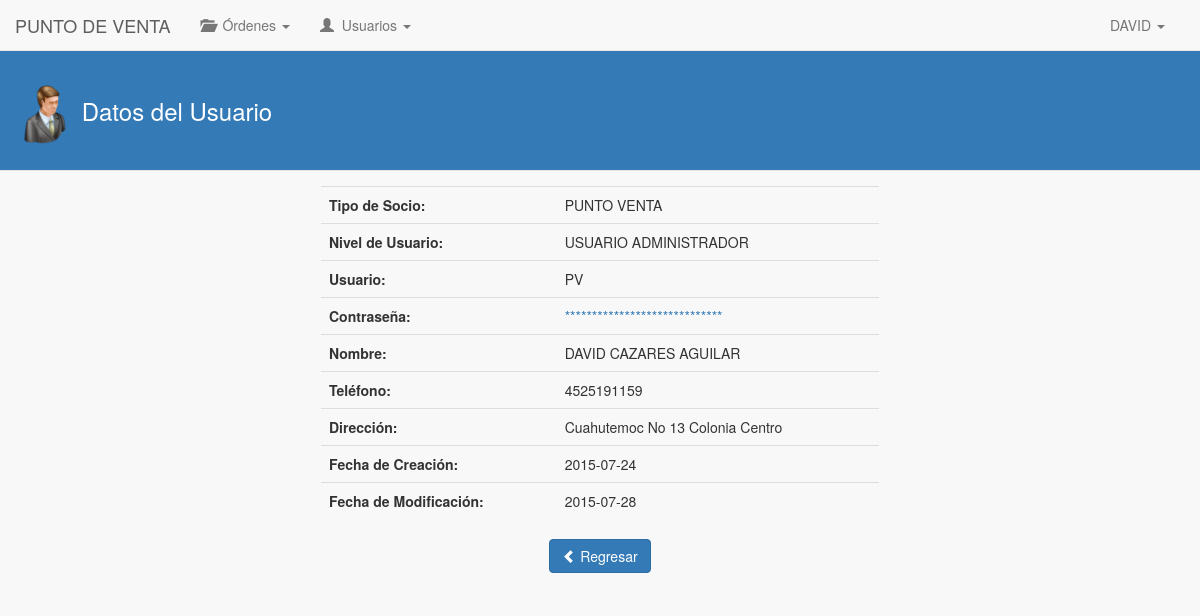
The page /puntoVenta/datosUsuario/index.php (signed in) on the database as committed earlier.
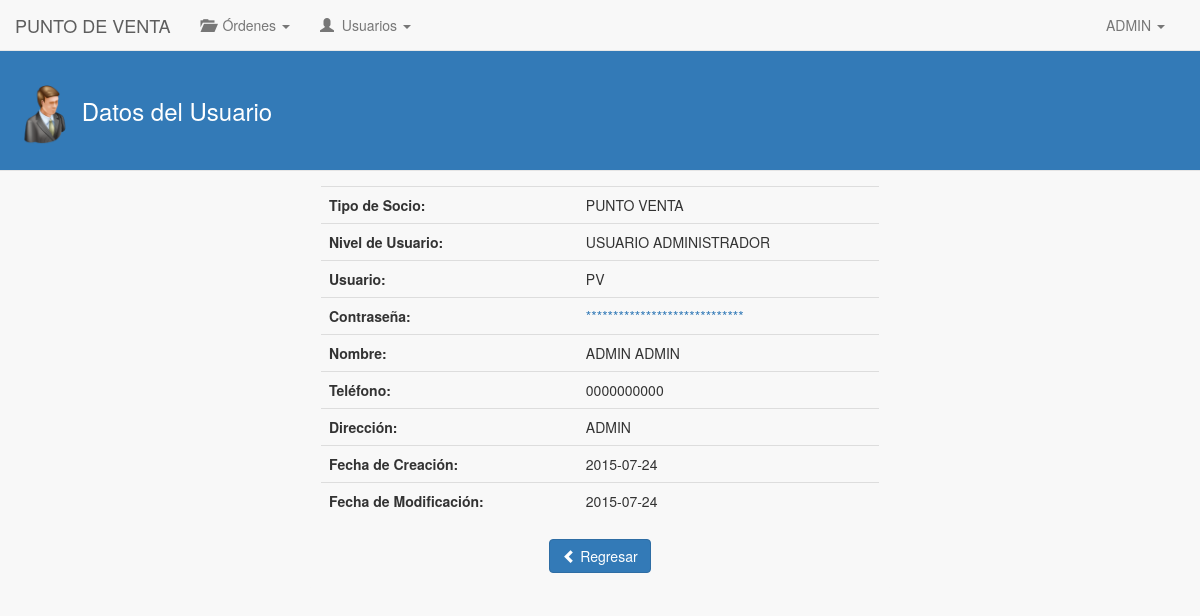
The same page on the database as committed later.
### tables this page shows
CREATE TABLE IF NOT EXISTS `usuario_punto_venta` (
  `id_usuario_pv` int(11) NOT NULL AUTO_INCREMENT,
  `nombre_usuario_pv` varchar(45) NOT NULL,
  `apellidos_usuario_pv` varchar(45) NOT NULL,
  `telefono_usuario_pv` varchar(45) NOT NULL,
  `direccion_usuario_pv` varchar(45) NOT NULL,
  `id_usuario_fk` int(11) NOT NULL,
  `id_punto_venta_fk` int(11) NOT NULL,
  PRIMARY KEY (`id_usuario_pv`),
  KEY `id_usuario_fk_idx` (`id_usuario_fk`),
  KEY `id_usuario_punto_venta_idx` (`id_punto_venta_fk`)
);

CREATE TABLE IF NOT EXISTS `usuarios` (
  `id_usuario` int(11) NOT NULL AUTO_INCREMENT,
  `nombre_usuario` varchar(100) NOT NULL,
  `contrasena_usuario` varchar(45) NOT NULL,
  `tipo_socio_usuario` int(11) NOT NULL,
  `nivel_autorizacion_usuario` int(11) NOT NULL,
  `fecha_creacion_usuario` date NOT NULL,
  `fecha_modificacion_usuario` date NOT NULL,
  `estado_usuario` int(11) NOT NULL,
  PRIMARY KEY (`id_usuario`),
  UNIQUE KEY `nombre_usuario` (`nombre_usuario`)
);

### puntoVenta/datosUsuario/index.php (the view, shortened to what this page needs)
<!DOCTYPE html>
<html>
	<head>
		<link rel="stylesheet" type="text/css" href="../../lib/bootstrap-3.3.5/css/bootstrap.min.css">
		<link rel="stylesheet" type="text/css" href="../../css/estilos.css">
	</head>
	<body>
		<?php
			include('../mod/navbar.php');
		?>
		<div class="contenido-general">
			<div class="modal-header">
        		<h3 class="titulo-header">
        			<img class="img-header" src="../../img/login.png"> Datos del Usuario
        		</h3>
      		</div>
			<div class="contenido-general-2">
				<div class="div-contenedor-form">
					<form class="form-horizontal" role="form" method="post" action="../mod/editar_usuario.php">
			      		<div>
			      			<?php
			      				$consulta = "SELECT usudist.nombre_usuario_pv, usudist.apellidos_usuario_pv, usus.nivel_autorizacion_usuario, usus.fecha_creacion_usuario, usus.fecha_modificacion_usuario, usudist.direccion_usuario_pv, usudist.telefono_usuario_pv FROM usuarios AS usus, usuario_punto_venta AS usudist WHERE usudist.id_usuario_fk = usus.id_usuario AND usus.id_usuario = ".$_SESSION['id_usuario'];
			      				$resultado = mysql_query($consulta);
			      				$row = mysql_fetch_array($resultado);
			      			?>
					      	<div class="modal-body">
					      		<table class="table">
					      			<tbody>
					      				<tr>
					      					<td><strong>Tipo de Socio:</strong></td>
					      					<td>PUNTO VENTA</td>
					      				</tr>
					      				<tr>
					      					<td><strong>Nivel de Usuario:</strong></td>
					      					<td>
					      						<?php
					      							if($row['nivel_autorizacion_usuario'] == 1)
					      								echo "USUARIO ADMINISTRADOR";
					      							else
					      								echo "USUARIO NORMAL";
					      						?>
					      					</td>
					      				</tr>
					      				<tr>
					      					<td><strong>Usuario:</strong></td>
					      					<td><?php echo $_SESSION['nombre_usuario']; ?> </td>
					      				</tr>
					      				<tr>
					      					<td><strong>Contraseña:</strong></td>
					      					<td><a href="../contrasena/">*****************************</a></td>
					      				</tr>
					      				<tr>
					      					<td><strong>Nombre:</strong></td>
					      					<td><?php echo $row['nombre_usuario_pv']." ".$row['apellidos_usuario_pv']; ?></td>
					      				</tr>
					      				<tr>
					      					<td><strong>Teléfono:</strong></td>
					      					<td><?php echo $row['telefono_usuario_pv']; ?></td>
					      				</tr>
					      				<tr>
					      					<td><strong>Dirección:</strong></td>
					      					<td><?php echo $row['direccion_usuario_pv']; ?></td>
					      				</tr>
					      				<tr>
					      					<td><strong>Fecha de Creación:</strong></td>
					      					<td><?php echo $row['fecha_creacion_usuario']; ?></td>
					      				</tr>
					      				<tr>
					      					<td><strong>Fecha de Modificación:</strong></td>
					      					<td><?php echo $row['fecha_modificacion_usuario']; ?></td>
					      				</tr>
					      			</tbody>
					      		</table>
					      		<center>
					      			<a href="../" class="btn btn-primary"><i class="glyphicon glyphicon-chevron-left"></i> Regresar</a>
					      		</center>
					      	</div>
					    </div>
			      	</form>
				</div>
			</div>
		</div>
	</body>
</html>

### puntoVenta/mod/navbar.php (shortened to what this page needs)
<?php
	$consulta = "SELECT nombre_usuario_pv FROM usuario_punto_venta WHERE id_usuario_fk = ".$_SESSION['id_usuario'];
	$resultado = mysql_query($consulta);
	$row = mysql_fetch_array($resultado);
	$nombreUsuario = $row['nombre_usuario_pv'];
?>
<nav class="navbar navbar-default navbar-fixed-top" role="navigation">
	<div class="container-fluid">
		<div class="navbar-header">
			<a href="../" class="navbar-brand">PUNTO DE VENTA</a>
		</div>
	  	<div class="collapse navbar-collapse" id="navbar-collapse-01">
	  		<ul class="nav navbar-nav">
				<li class="dropdown">
						<a href="#" class="dropdown-toggle" data-toggle="dropdown" role="button" aria-expanded="false"><span class="glyphicon glyphicon-folder-open"></span> &nbsp;Órdenes <span class="caret"></span></a>
				</li>
				<?php
					if($_SESSION['nivel_socio'] == 1){ ?>
						<li class="dropdown">
	  						<a href="#" class="dropdown-toggle" data-toggle="dropdown" role="button" aria-expanded="false"><span class="glyphicon glyphicon-user"></span> &nbsp;Usuarios <span class="caret"></span></a>
						</li>
					<?php }
				?>
	    	</ul>
	    	<ul class="nav navbar-nav navbar-right">
		        <li class="dropdown">
		          	<a href="#" class="dropdown-toggle" data-toggle="dropdown" role="button" aria-expanded="false"><span class="fui-user"></span> &nbsp;<?php echo $nombreUsuario; ?> <span class="caret"></span></a>
		        </li>
		    </ul>
	  	</div>
	</div>
</nav>

Rows that differ between the two databases and show on the page:
changed usuario_punto_venta: nombre_usuario_pv "DAVID" → "ADMIN"; apellidos_usuario_pv "CAZARES AGUILAR" → "ADMIN"; telefono_usuario_pv "4525191159" → "0000000000"; direccion_usuario_pv "Cuahutemoc No 13 Colonia Centro" → "ADMIN"; id_usuario_fk.fecha_modificacion_usuario "2015-07-28" → "2015-07-24"
